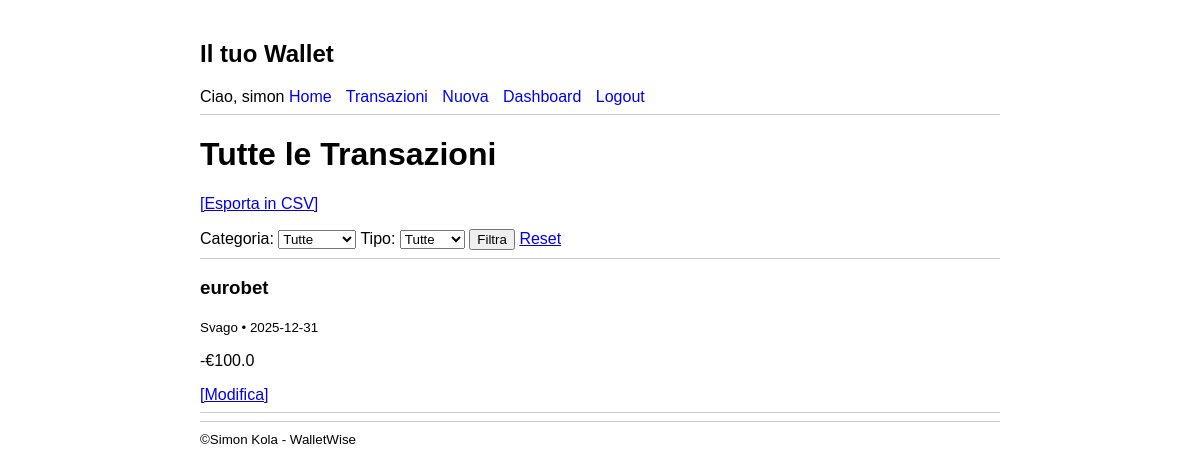
Page /transazioni (signed in) on the earlier database version.
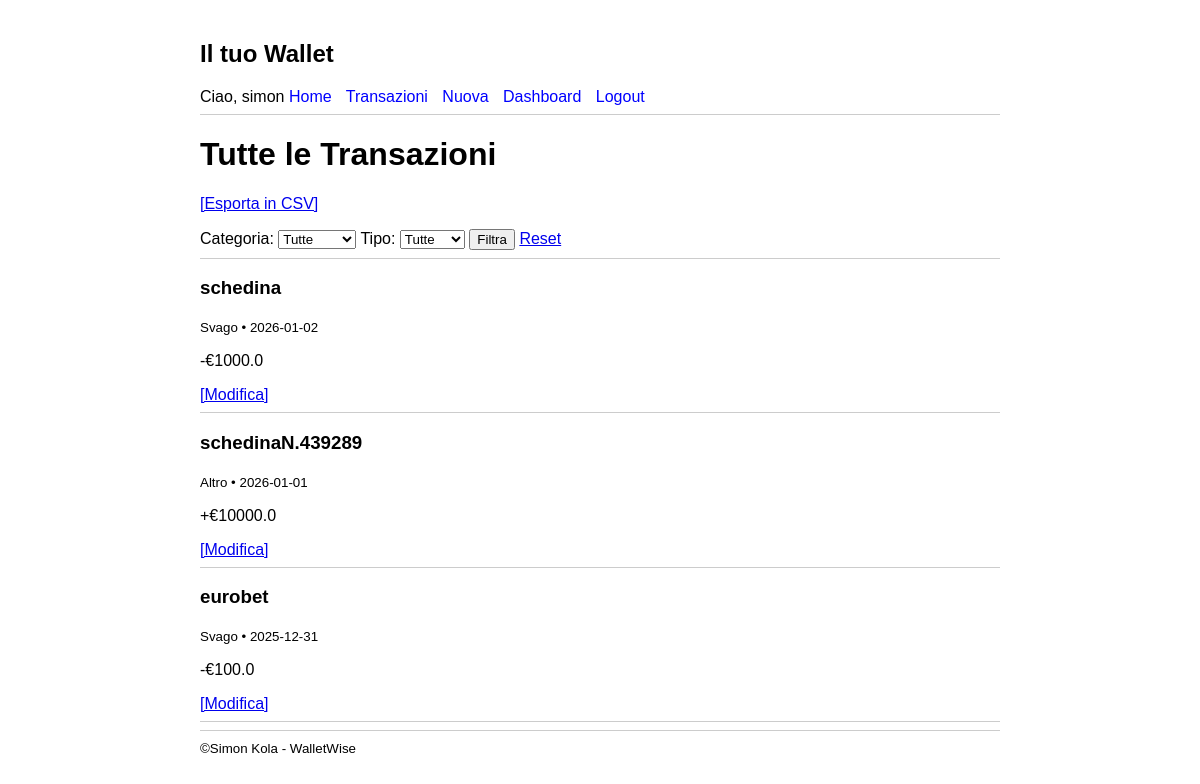
Same page on the later database version.
### tables this page shows
CREATE TABLE transactions (
  id INTEGER PRIMARY KEY AUTOINCREMENT,
  author_id INTEGER NOT NULL,
  category_id INTEGER NOT NULL,
  created TIMESTAMP NOT NULL DEFAULT CURRENT_TIMESTAMP,
  type TEXT NOT NULL CHECK(type IN ('entrata', 'uscita')),
  amount REAL NOT NULL,
  description TEXT NOT NULL,
  date DATE NOT NULL,
  FOREIGN KEY (author_id) REFERENCES user (id),
  FOREIGN KEY (category_id) REFERENCES categories (id)
);

CREATE TABLE categories (
  id INTEGER PRIMARY KEY AUTOINCREMENT,
  name TEXT NOT NULL
);

### app/main.py (the view)
@bp.route('/transazioni')
def transazioni():
    if g.user is None:
        return redirect(url_for('auth.login'))
    category_id = request.args.get('category_id', type=int)
    type_filter = request.args.get('type')
    transactions = transaction_repository.find_filtered(
        g.user['id'], category_id, type_filter
    )
    categories = category_repository.find_all()
    return render_template('transazioni.html',
                         transactions=transactions,
                         categories=categories,
                         selected_category=category_id,
                         selected_type=type_filter)

### app/auth.py (called while the page is built)
@bp.before_app_request
def load_logged_in_user():
    user_id = session.get('user_id')
    if user_id is None:
        g.user = None
    else:
        g.user = user_repo.get_user_by_id(user_id)

### app/db.py (called while the page is built)
def get_db():
    if 'db' not in g:
        g.db = sqlite3.connect(
            current_app.config['DATABASE']
        )
        g.db.row_factory = sqlite3.Row
    return g.db

### app/repositories/categoria_repo.py (called while the page is built)
def find_all():
    db = get_db()
    return db.execute('SELECT * FROM categories ORDER BY name').fetchall()

### app/repositories/transazioni_repo.py (called while the page is built)
def find_filtered(user_id, category_id=None, type_filter=None):
    db = get_db()
    query = """
        SELECT t.*, c.name as category_name
        FROM transactions t
        JOIN categories c ON t.category_id = c.id
        WHERE t.author_id = ?
    """
    params = [user_id]
    if category_id:
        query += ' AND t.category_id = ?'
        params.append(category_id)
    if type_filter:
        query += ' AND t.type = ?'
        params.append(type_filter)
    query += ' ORDER BY t.date DESC, t.created DESC'
    return db.execute(query, params).fetchall()

### app/repositories/user_repo.py (called while the page is built)
def get_user_by_id(user_id):
    db = get_db()
    user = db.execute(
        "SELECT * FROM user WHERE id = ?", (user_id,)
    ).fetchone()
    return user

### app/templates/transazioni.html (shortened to what this page needs)
{% extends 'base.html' %}
{% block content %}
    <h1>Tutte le Transazioni</h1>
    <p>
        <a href="{{ url_for('main.export_csv') }}">[Esporta in CSV]</a>
    </p>
    <form method="get">
        <label>Categoria:
            <select name="category_id">
                <option value="">Tutte</option>
            </select>
        </label>
        <label>Tipo:
            <select name="type">
                <option value="">Tutte</option>
            </select>
        </label>
        <input type="submit" value="Filtra">
        <a href="{{ url_for('main.transazioni') }}">Reset</a>
    </form>
    <hr>
    {% if transactions %}
        {% for t in transactions %}
        <article>
            <header>
                <h3>{{ t.description }}</h3>
                <small>{{ t.category_name }} • {{ t.date }}</small>
            </header>
            <p>
                {% if t.type == 'entrata' %}+{% else %}-{% endif %}€{{ t.amount }}
            </p>
            {% if g.user and g.user['id'] == t.author_id %}
                <a href="{{ url_for('main.update', id=t.id) }}">[Modifica]</a>
            {% endif %}
        </article>
        <hr>
        {% endfor %}
    {% else %}
        <p>Nessuna transazione trovata.</p>
    {% endif %}
{% endblock %}

Differences in the rows shown:
added transactions: description "schedina", category_name "Svago", date "2026-01-02", amount "1000.0"
added transactions: description "schedinaN.439289", category_name "Altro", date "2026-01-01", amount "10000.0"
